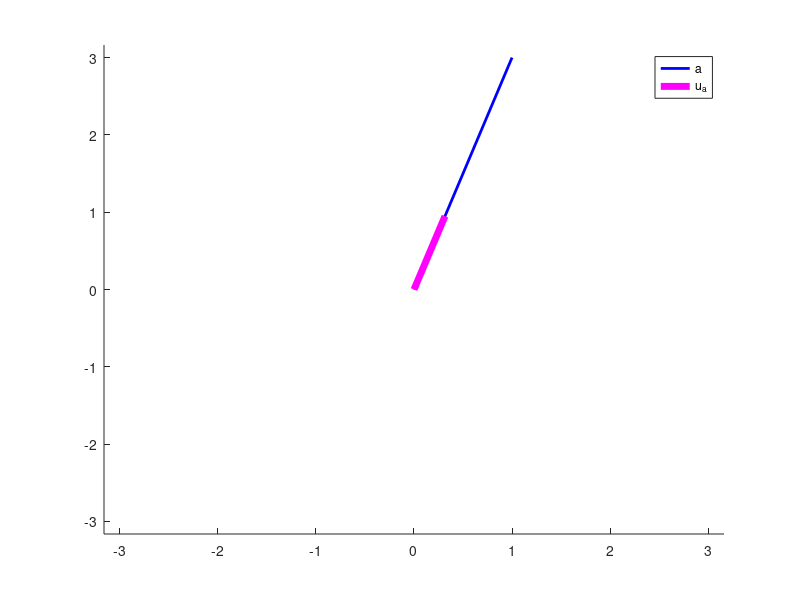

Here is the MATLAB script that generated this plot:
close all; clc; clear all;
%%
%     Curso do canal ExataMenteS
%     Aula 8 - Vetores Unitarios
%     Se inscreva no canal e nos ajude a crescer <3
%     Vamos melhorar o Brasil atráves da tecnologia :)
%     Instrutor: João Pinheiro
%%

% Crie um vetor
a = [ 1 3 ]'

% Calcular o modulo desse valor
a_modulo = sqrt(a(1)^2 + a(2)^2)
a_modulo = norm(a)

% Novo vetor unitario na mesma direcao do vetor "a"
a_unit = a/a_modulo
a_unit_modulo = sqrt(a_unit(1)^2 + a_unit(2)^2)
a_unit_modulo = norm(a_unit)

% Confrimar que e um vetor unitario


% Plot do vetor original
figure(1), clf, hold on
plot([0 a(1)],[0 a(2)],'b','linew',2) % linew cria uma linha primitiva o numero final representa a espessura da linha
% Plot do vetor unitario
plot([0 a_unit(1)],[0 a_unit(2)],'m','linew',5) % m e a cor, no caso magenta
axis([-1 1 -1 1] * a_modulo) % ajuste da escala do grafico
legend({'a';'u_a'}) % legenda
%%
